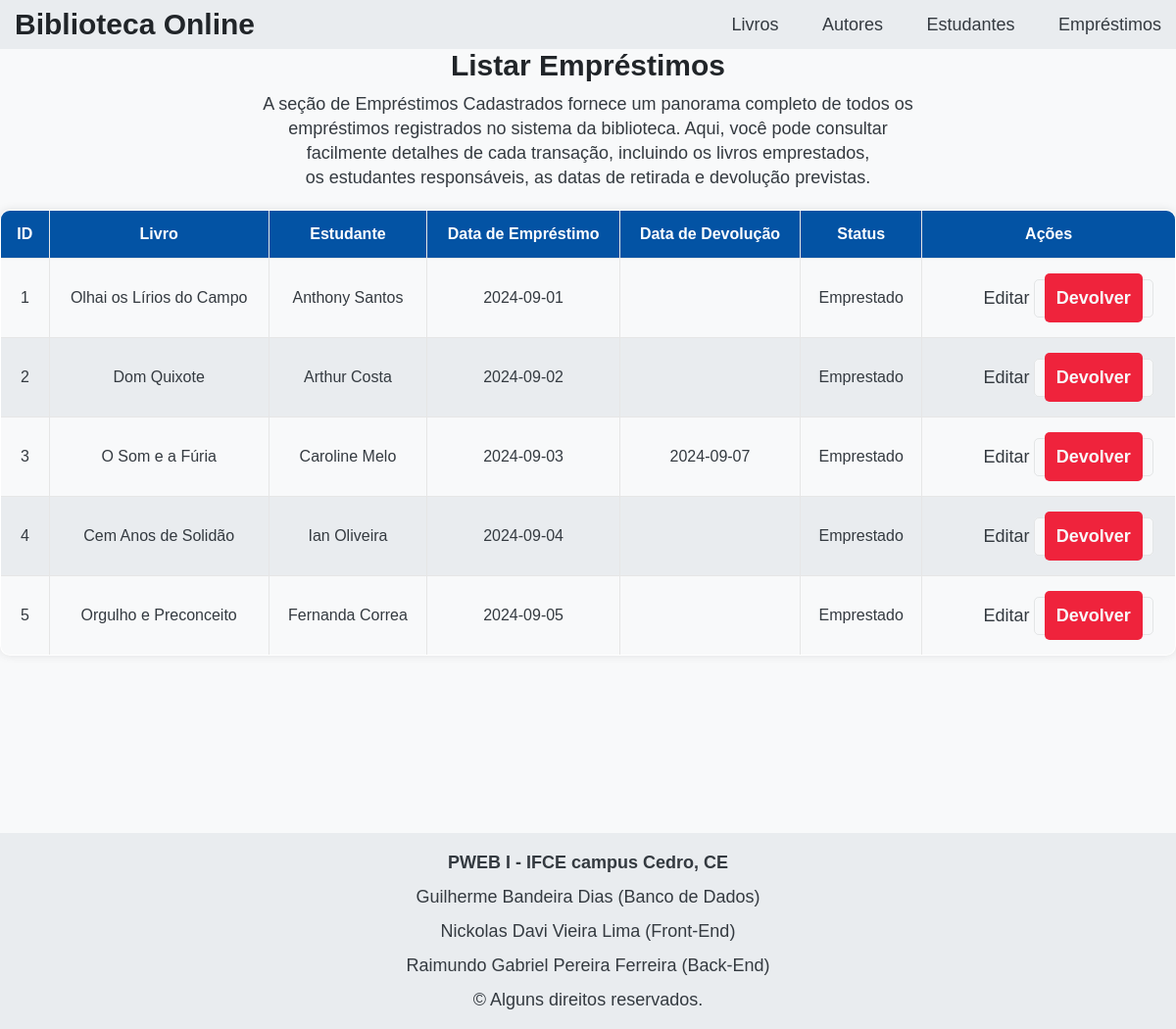
Screenshot of /View/emprestimo/listar_emprestimo.php with the database file from the repository.
### tables this page shows
CREATE TABLE emprestimo(
idEmprestimo INT PRIMARY KEY AUTO_INCREMENT,
dataEmprestimo DATE NOT NULL,
dataDevolucao DATE,
estadoEmprestimo BOOLEAN DEFAULT TRUE,
idEstudante INT, FOREIGN KEY (idEstudante) REFERENCES estudante(id) ON DELETE CASCADE,
idLivro INT, FOREIGN KEY (idLivro) REFERENCES livro(id) ON DELETE CASCADE
);

CREATE TABLE livro(
id INT PRIMARY KEY AUTO_INCREMENT,
titulo VARCHAR (100),
ano INT,
idAutor INT, FOREIGN KEY (idAutor) REFERENCES autor(id) ON DELETE CASCADE
);

CREATE TABLE estudante(
id INT PRIMARY KEY AUTO_INCREMENT,
nome VARCHAR (100)
);

### Repository/EmprestimoRepository.php (called while the page is built, shortened)
<?php
include_once "../../Model/Emprestimo.php";
class EmprestimoRepository {
    private $db;
    public function __construct() {
        $this->db = new Conexao();
    }
    public function findAll() {
        $conn = $this->db->getConnection();
        $sql = "SELECT idEmprestimo, dataEmprestimo, dataDevolucao, estadoEmprestimo, idEstudante, idLivro FROM emprestimo";
        $result = $conn->query($sql);
        $emprestimos = [];
        if ($result) {
            while ($row = $result->fetch_assoc()) {
                $emprestimos[] = new Emprestimo(
                    $row["idEmprestimo"],
                    $row["dataEmprestimo"],
                    $row["dataDevolucao"],
                    $row["idEstudante"],
                    $row["idLivro"],
                    $row["estadoEmprestimo"]
                );
            }
        }
        return $emprestimos;
    }
}
?>

### Controller/EmprestimoController.php (called while the page is built, shortened)
<?php
include_once "../../Model/Emprestimo.php";
include_once "../../Repository/EmprestimoRepository.php";
class EmprestimoController {
    private $repository;
    public function __construct() {
        $this->repository = new EmprestimoRepository();
    }
    public function listarEmprestimos() {
        return $this->repository->findAll();
    }
}
?>

### Model/Emprestimo.php (called while the page is built, shortened)
<?php
class Emprestimo {
    private $idEmprestimo;
    private $dataEmprestimo;
    private $dataDevolucao;
    private $idEstudante;
    private $idLivro;
    private $estadoEmprestimo;
    public function __construct($idEmprestimo, $dataEmprestimo, $dataDevolucao, $idEstudante, $idLivro, $estadoEmprestimo) {
        $this->idEmprestimo = $idEmprestimo;
        $this->dataEmprestimo = $dataEmprestimo;
        $this->dataDevolucao = $dataDevolucao;
        $this->idEstudante = $idEstudante;
        $this->idLivro = $idLivro;
        $this->estadoEmprestimo = $estadoEmprestimo ? true : false;
    }
    public function getEstadoEmprestimo() {
        return $this->estadoEmprestimo;
    }
    public function getIdEmprestimo() {
        return $this->idEmprestimo;
    }
    public function getDataEmprestimo() {
        return $this->dataEmprestimo;
    }
    public function getDataDevolucao() {
        return $this->dataDevolucao;
    }
    public function getIdLivro() {
        return $this->idLivro;
    }
    public function getIdEstudante() {
        return $this->idEstudante;
    }
}

### Repository/LivroRepository.php (called while the page is built, shortened)
<?php
include_once "../../Model/Livro.php";
class LivroRepository {
    private $db;
    public function __construct() {
        $this->db = new Conexao();
    }
    public function findAll() {
        $conn = $this->db->getConnection();
        $sql = "SELECT id, titulo, ano, idAutor FROM livro";
        $result = $conn->query($sql);
        $livros = [];
        if ($result) {
            while ($row = $result->fetch_assoc()) {
                $livros[] = new Livro($row["id"], $row["titulo"], $row["ano"], $row["idAutor"]);
            }
        }
        return $livros;
    }
}
?>

### Controller/LivroController.php (called while the page is built, shortened)
<?php
include_once "../../Model/Livro.php";
include_once "../../Repository/LivroRepository.php";
class LivroController {
    private $repository;
    public function __construct() {
        $this->repository = new LivroRepository();
    }
    public function listarLivros() {
        return $this->repository->findAll();
    }
}
?>

### Model/Livro.php (called while the page is built, shortened)
<?php
class Livro {
    private $titulo;
    public function __construct($id, $titulo, $ano, $idAutor) {
        $this->titulo = $titulo;
    }
    public function getTitulo() {
        return $this->titulo;
    }
}
?>

### Repository/EstudanteRepository.php (called while the page is built, shortened)
<?php
    include_once "../../Model/Estudante.php";
Class EstudanteRepository {
    private $db;
    public function __construct() {
        $this->db = new Conexao();
    }
    public function findAll() {
        $conn = $this->db->getConnection();
        $sql = "SELECT id, nome FROM estudante";
        $result = $conn->query($sql);
        $estudantes = [];
        if ($result) {
            while ($row = $result->fetch_assoc()) {
                $estudantes[] = new Estudante($row['id'], $row['nome']);
            }
        }
        return $estudantes;
    }
}
?>

### Controller/EstudanteController.php (called while the page is built, shortened)
<?php
include_once '../../Model/Estudante.php';
include_once '../../Repository/EstudanteRepository.php';
Class EstudanteController {
    private $repository;
    public function __construct() {
        $this->repository = new EstudanteRepository();
    }
    public function listarEstudantes() {
        return $this->repository->findAll();
    }
}
?>

### Model/Estudante.php (called while the page is built, shortened)
<?php
class Estudante {
    private $nome;
    public function __construct($id, $nome) {
        $this->nome = $nome;
    }
    public function getNome() {
        return $this->nome;
    }
}
?>

### View/emprestimo/listar_emprestimo.php (the view, shortened to what this page needs)
<?php
include_once '../../Controller/EmprestimoController.php';
include_once '../../Controller/LivroController.php';
include_once '../../Controller/EstudanteController.php';
$emprestimoController = new EmprestimoController();
$emprestimos = $emprestimoController->listarEmprestimos();
$livroController = new LivroController();
$livros = $livroController->listarLivros();
$estudanteController = new EstudanteController();
$estudantes = $estudanteController->listarEstudantes();
$livrosMap = [];
foreach ($livros as $livro) {
    $livrosMap[$livro->getId()] = $livro;
}
$estudantesMap = [];
foreach ($estudantes as $estudante) {
    $estudantesMap[$estudante->getId()] = $estudante;
}
?>
<!DOCTYPE html>
<html lang="pt-br">
<head>
    <link rel="stylesheet" href="../css/geral.css">
    <link rel="stylesheet" href="../css/header.css">
    <link rel="stylesheet" href="../css/section.css">
    <link rel="stylesheet" href="../css/form.css">
    <link rel="stylesheet" href="../css/table.css">
    <link rel="stylesheet" href="../css/footer.css">
    <link rel="stylesheet" href="../css/scrollbar.css">
</head>
<body>
    <main-header></main-header>
    <main>
        <section>
            <div class="descricao-texto">
                <h1>Listar Empréstimos</h1>
                <p>
                    A seção de Empréstimos Cadastrados fornece um panorama completo de todos os <br>
                    empréstimos registrados no sistema da biblioteca. Aqui, você pode consultar <br>
                    facilmente detalhes de cada transação, incluindo os livros emprestados, <br>
                    os estudantes responsáveis, as datas de retirada e devolução previstas.
                </p>
            </div>
            <table>
                <tr>
                    <th>ID</th>
                    <th>Livro</th>
                    <th>Estudante</th>
                    <th>Data de Empréstimo</th>
                    <th>Data de Devolução</th>
                    <th>Status</th>
                    <th>Ações</th>
                </tr>
                <?php
                if (!empty($emprestimos)) {
                    foreach ($emprestimos as $emprestimo) {
                        $livroId = $emprestimo->getIdLivro();
                        $estudanteId = $emprestimo->getIdEstudante();
                        $livro = $livrosMap[$livroId] ?? null;
                        $estudante = $estudantesMap[$estudanteId] ?? null;
                        $livroTitulo = $livro ? $livro->getTitulo() : 'Desconhecido';
                        $estudanteNome = $estudante ? $estudante->getNome() : 'Desconhecido';
                        $statusEmprestimo = $emprestimo->getEstadoEmprestimo();
                        $statusClass = ($statusEmprestimo === 'Emprestado') ? 'status-emprestado' : 'status-disponivel';
                        $statusTexto = ($statusEmprestimo === 'Emprestado') ? 'Disponível' : 'Emprestado';
                        echo "<tr>
                            <td>" . $emprestimo->getIdEmprestimo() . "</td>
                            <td>" . $livroTitulo . "</td>
                            <td>" . $estudanteNome . "</td>
                            <td>" . $emprestimo->getDataEmprestimo() . "</td>
                            <td>" . $emprestimo->getDataDevolucao() . "</td>
                            <td class='" . $statusClass . "'>" . $statusTexto . "</td>
                            <td>
                                <a href='editar_emprestimo.php?id=" . $emprestimo->getIdEmprestimo() . "'>Editar</a>
                                <form method='POST' action='excluir_emprestimo.php' style='display:inline;' onsubmit='return confirmarExclusao();'>
                                    <input type='hidden' name='id' value='" . $emprestimo->getIdEmprestimo() . "'>
                                    <button type='submit'>Devolver</button>
                                </form>
                            </td>
                        </tr>";
                    }
                } else {
                    echo "<tr><td colspan='7'>Nenhum empréstimo encontrado</td></tr>";
                }
                ?>
            </table>
        </section>
    </main>
    <main-footer></main-footer>
</body>
</html>

### View/css/geral.css (style rules this page uses)
:root { --color1: rgb(248, 249, 250); --color2: rgb(233, 236, 239); --color3: rgb(52, 58, 64); --colorB: rgba(52, 58, 64, 0.1); --color4: rgb(33, 37, 41); --color5: rgb(3, 83, 164); --fonte1: 'Roboto 400', sans-serif; --fonte2: 'Roboto 300', sans-serif; }
* { margin: 0; padding: 0; box-sizing: border-box; overflow-x: hidden; }
h1, h2:not(.logo) { font-size: 30px; font-family: var(--fonte1); color: var(--color4); }
p { font-size: 18px; line-height: 25px; font-family: var(--fonte2); color: var(--color3); text-wrap: balance; }
a { font-size: 18px; font-family: var(--fonte2); text-decoration: none; cursor: pointer; color: var(--color3); margin-left: 40px; transition: 0.2s; }
.descricao-texto { display: flex; flex-direction: column; justify-content: center; align-items: center; gap: 10px; }
button { height: 50px; width: 200px; background-color: var(--color5); color: var(--color1); font-weight: bold; font-size: 18px; border: none; border-radius: 5px; cursor: pointer; }

### View/css/section.css (style rules this page uses)
section { height: 100vh; width: 100vw; background-color: var(--color1); }

### View/css/form.css (style rules this page uses)
form { display: flex; flex-direction: column; justify-content: right; align-items: start; gap: 10px; height: 500px; width: 450px; padding: 10px; background-color: var(--color1); border: 1px solid var(--colorB); border-radius: 5px; }

### View/css/table.css (style rules this page uses)
table { width: 100%; border-collapse: collapse; border: 1px solid var(--colorB); border-radius: 5px; }
th, td { padding: 12px 15px; text-align: left; border: 1px solid var(--colorB); }
th { background-color: var(--color5); color: var(--color1); }
tr:nth-child(odd) { background-color: var(--color2); color: var(--color3); }
tr:nth-child(even) { background-color: var(--color1); color: var(--color3); }

### View/css/scrollbar.css (style rules this page uses)
body { --sb-track-color: #f8f9fa; --sb-thumb-color: #0353a4; --sb-size: 10px; }
table { border-collapse: collapse; width: 100%; }
th, td { border: 1px solid #000000; padding: 8px; text-align: center; }
tr { background-color: #ffffff; }
th { color: #13072e; background-color: #ffffff; }

### View/emprestimo/listar_emprestimo.php (style rules this page uses)
button { width: 100px; background-color: rgb(239,35,60); }
body { font-family: Arial, sans-serif; background-color: #f4faff; color: #333; }
table { width: 100%; max-width: 1200px; margin: 20px auto; border-collapse: collapse; background-color: #ffffff; box-shadow: 0px 0px 10px rgba(0, 0, 0, 0.1); border-radius: 10px; overflow: hidden; }
th, td { padding: 15px; text-align: center; border-bottom: 1px solid #e6e6e6; border-right: 1px solid #e6e6e6; }
th { background-color: rgb(3, 83, 164); color: white; }
section { text-align: center; margin: 0 auto; }
.descricao-texto { display: flex; flex-direction: column; justify-content: center; align-items: center; gap: 10px; }

### rows the page displays
emprestimo: idEmprestimo "1", idLivro.titulo "Olhai os Lírios do Campo", idEstudante.nome "Anthony Santos", dataEmprestimo "2024-09-01", estadoEmprestimo "Emprestado"
emprestimo: idEmprestimo "2", idLivro.titulo "Dom Quixote", idEstudante.nome "Arthur Costa", dataEmprestimo "2024-09-02", estadoEmprestimo "Emprestado"
emprestimo: idEmprestimo "3", idLivro.titulo "O Som e a Fúria", idEstudante.nome "Caroline Melo", dataEmprestimo "2024-09-03", dataDevolucao "2024-09-07", estadoEmprestimo "Emprestado"
emprestimo: idEmprestimo "4", idLivro.titulo "Cem Anos de Solidão", idEstudante.nome "Ian Oliveira", dataEmprestimo "2024-09-04", estadoEmprestimo "Emprestado"
emprestimo: idEmprestimo "5", idLivro.titulo "Orgulho e Preconceito", idEstudante.nome "Fernanda Correa", dataEmprestimo "2024-09-05", estadoEmprestimo "Emprestado"
